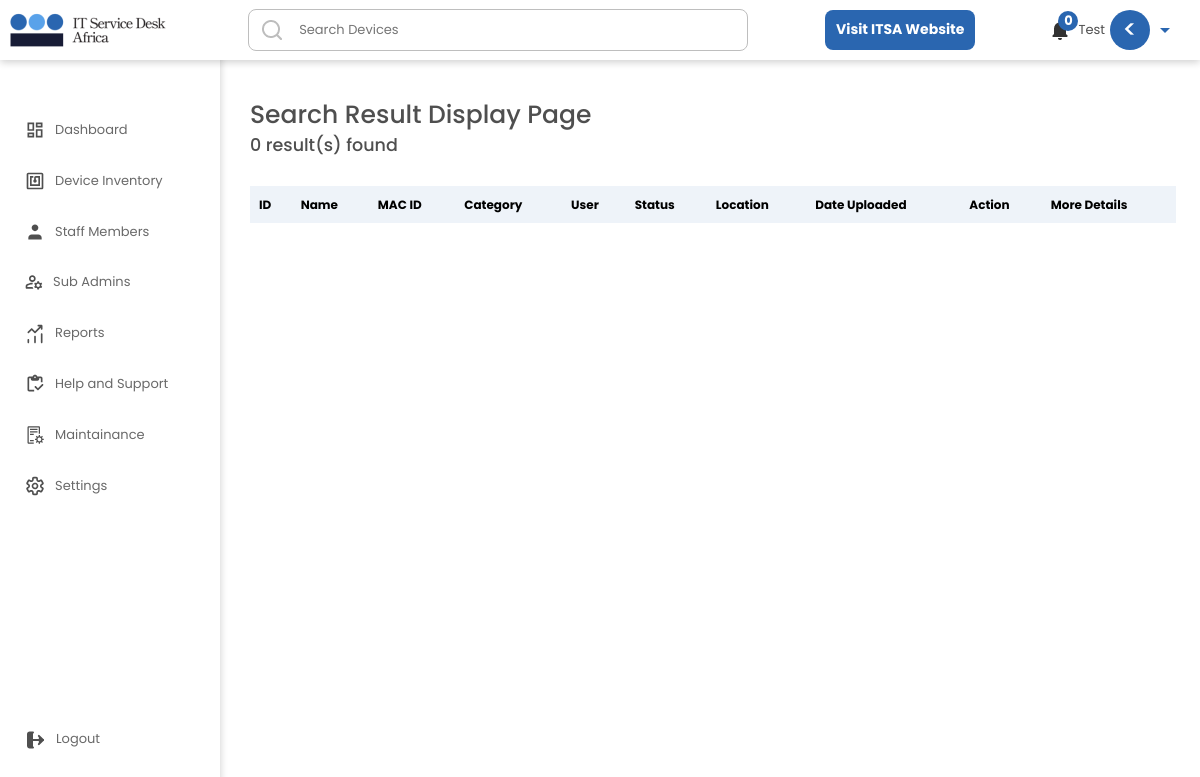
Page /member/searchresult/ (signed in) on the earlier database version.
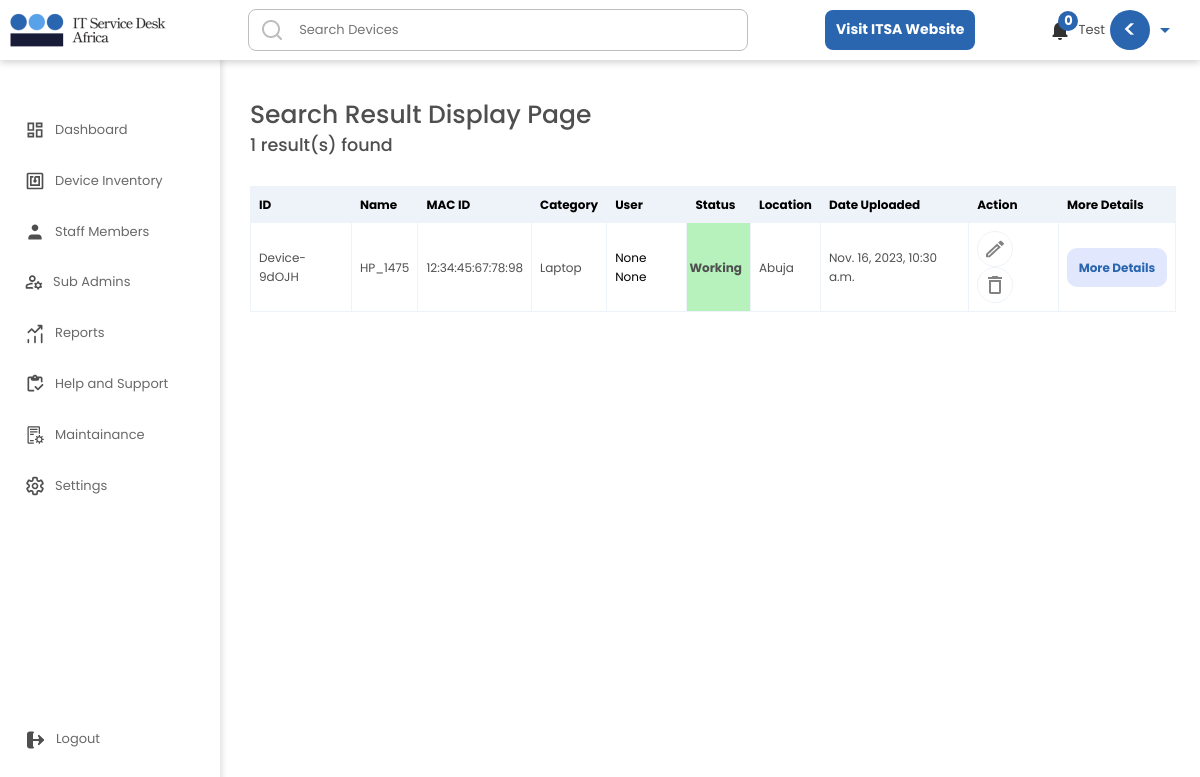
Same page on the later database version.
### userarea/models.py (models this page shows, shortened)
class DeviceRegisterUpload(models.Model):
    user = models.ForeignKey(User, null=True, on_delete=models.CASCADE)
    deviceip = models.CharField(max_length = 1500, null=True, blank = True)
    devicename= models.CharField(max_length = 1500, blank = True, null=True)
    devicemacaddress = models.CharField(max_length = 1500, null=True, blank = True)
    devicenetworkadaptercompany = models.CharField(max_length = 1500, null=True, blank = True)
    devicestatus = models.CharField(max_length= 300,choices = DEVICE_HEALTH_STATUS, default = 'Working', null=True, blank = True)
    deviceworkgroup = models.CharField(max_length = 1500, null=True, blank = True)
    deviceportnumber = models.CharField(max_length = 1500, null=True, blank = True)
    devicemultiplepacket = models.CharField(max_length = 1500, null=True, blank = True)
    index= models.CharField(max_length = 1500, blank = True, null=True)
    devicetype= models.CharField(max_length= 300,choices = DEVICE_TYPE, default = 'None', null=True, blank = True)
    devicelocation= models.CharField(max_length = 1500, null=True, blank = True)
    devicebrand= models.CharField(max_length = 1500, null=True, blank = True)
    deviceos = models.CharField(max_length = 1500, null=True, blank = True)
    devicecostofpurchase = models.CharField(max_length = 1500, null=True, blank = True)
    deviceusedepartment =  models.CharField(max_length= 300,choices = DEVICE_DEPARTMENT, default = 'None', null=True, blank = True)
    staffUserID = models.CharField(max_length = 1500, default='None')
    deviceuseremail = models.CharField(max_length= 200, null=True, blank = True)
    deviceuserfirstname = models.CharField(max_length= 200, null=True, blank = True)
    deviceuserlastname = models.CharField(max_length= 200, null=True, blank = True)
    deviceuserphonenumber = models.CharField(max_length= 200, null=True, blank = True)
    deviceuserdateofresumption = models.CharField(max_length= 200, null=True, blank = True)
    deviceworkingcondition = models.CharField(max_length= 300,choices = DEVICE_WORKING_CONDITION, default = 'Good', null=True, blank = True)
    deviceyearofpurchase = models.CharField(max_length = 1500, null=True, blank = True)
    devicedepreciationrate = models.CharField(max_length = 1500, null=True, blank = True)
    deviceid = models.CharField(max_length = 1500, null=True, blank = True)
    savetimedata = models.CharField(max_length = 1500, null=True, blank = True)
    registeredMonth = models.CharField(max_length = 1500, null=True, blank = True)
    weekNumberSaved = models.CharField(max_length = 1500, null=True, blank = True)
    CompanyUniqueCode = models.CharField(max_length = 130, null=True, blank = True)
    created_at = models.DateTimeField(auto_now_add=True)
    edited_at = models.DateTimeField(auto_now=True)
    class Meta:
        ordering = ['-edited_at', '-created_at']

### userarea/views.py (the view)
# urls.py: path('searchresult/', views.Searchresult, name="Searchresult"),
def Searchresult(request):
    print('seaching...')
    q = request.GET.get('q') if request.GET.get('q') != None else ''
    if request.method == 'GET':
        print(q)
        deviceSearch = DeviceRegisterUpload.objects.filter(
       Q( Q(deviceid__icontains = q) |
        Q(deviceuserfirstname__icontains = q) |
        Q(deviceuserlastname__icontains = q) |
        Q(devicemacaddress__icontains = q) |
        Q(deviceusedepartment__icontains = q) |
        Q(devicestatus__icontains = q) |
        Q(devicebrand__icontains = q) |
        Q(created_at__icontains = q) |
        Q(devicetype__icontains = q) |
        Q(devicelocation__icontains = q) |
        Q(savetimedata__icontains = q) |
        Q(weekNumberSaved__icontains = q)
    ) & Q(user = request.user))
    deviceSearchCount = deviceSearch.count()
    thisYear = datetime.today().year
    today = datetime.today()
    dateNow = datetime.now()
    month1 = dateNow.strftime("%b")
    print("Current Month Full Name:", month1)
    print("dateNow", dateNow)
    print("today", today)
    date = datetime.today()
    weekNumber = date.isocalendar().week
    print('this week number:', weekNumber)
    allUsers = User.objects.all()
    context = {'allUsers':allUsers, 'deviceSearch': deviceSearch, 'deviceSearchCount':deviceSearchCount}
    return render(request, 'userarea/searchresult.html', context)

### userarea/templates/userarea/searchresult.html (shortened to what this page needs)
{% include 'general.html' %}
{% load static %}
{% block content %}
<!DOCTYPE html>
<html lang="en">
	<head>
		<link rel="stylesheet" href={% static 'dashboard/css/style.css' %} />
		<link rel="stylesheet" href={% static 'inventory/css/style.css' %} />
		<link href="https://unpkg.com/aos@2.3.1/dist/aos.css" rel="stylesheet">
	</head>
	<body class='body'>
		<div class='main'>
            <h1>Search Result Display Page</h1>
			<h3>{{deviceSearchCount}} result(s) found</h3>
			<div>
				<div>
					<table>
                        <tr>
                          <th>ID</th>
                          <th>Name</th>
                          <th>MAC ID</th>
                          <th>Category</th>
                          <th>User</th>
                          <th>Status</th>
                          <th>Location</th>
                          <th>Date Uploaded</th>
                          <th>Action</th>
                          <th>More Details</th>
                        </tr>
						{% for deviceSearch in deviceSearch %}
                        <tr>
                          <td>{{ deviceSearch.deviceid }}</td>
                          <td>{{ deviceSearch.devicebrand }}</td>
                          <td>{{ deviceSearch.devicemacaddress }}</td>
                          <td>{{ deviceSearch.devicetype }}</td>
                          <td><a href=''>{{ deviceSearch.deviceuserfirstname }} {{ deviceSearch.deviceuserlastname }}</a></td>
                          <td class={{ deviceSearch.devicestatus }}>{{ deviceSearch.devicestatus }}</td>
                          <td>{{ deviceSearch.devicelocation }}</td>
                          <td>{{ deviceSearch.created_at }}</td>
                          <td>
							<div class='actionbtns'>
								<a href=/member/editdevice/{{ deviceSearch.deviceid }}/ ><img src={% static 'dashboard/img/edit.png' %} /></a>
								<a href= /member/deletedevice/{{ deviceSearch.id }}/ ><img src={% static 'dashboard/img/delete.png' %} /></a>
							</div>
						  </td>
						  <td class='moredetailsbtn'>
							<a href = /member/viewdevicedetails/{{ deviceSearch.devicebrand }}/ >
								<button>More Details</button>
							</a>
						  </td>
					</tr>
						{% endfor %}
                    </table>
				</div>
			</div>
        </div>
    </body>
</html>
{% endblock content %}

### userarea/templates/general.html (shortened to what this page needs)
{% load static %}
<!DOCTYPE html>
<html lang="en">
	<head>
		<link rel="stylesheet" href="https://maxcdn.bootstrapcdn.com/bootstrap/3.4.1/css/bootstrap.min.css">
		<link rel="stylesheet" href={% static 'general/css/style.css' %} />
		<link rel="stylesheet" href={% static 'dashboard/css/style.css' %} />
		<link href="https://cdnjs.cloudflare.com/ajax/libs/mdb-ui-kit/6.1.0/mdb.min.css" rel="stylesheet" />
		<link href="https://unpkg.com/aos@2.3.1/dist/aos.css" rel="stylesheet">
	</head>
	<body>
        {% include "navbar.html" %}{% block content %}{% endblock content %}
    </body>
    </html>

### userarea/templates/navbar.html (shortened to what this page needs)
{% load static %}
{% block content %}
<body>
    <nav>
        <div>
            <img src={% static 'general/img/itsalogopng1.png' %} />
        </div>
        <div class='search'>
            <form method='GET' action="{% url 'Searchresult' %}">
                <input type='text' name='q' placeholder='Search Devices' />
            </form>
            <img class='searchIcon' src={% static 'general/img/searchicon.png' %} />
        </div>
        <div class='navBtn'>
            <a href='https://itservicedeskafrica.com/home/' target='_blank'><button>
                <p>Visit ITSA Website</p>
            </button></a>
        </div>
        <div class='notifysection'>
            <div class='notifyout' >
                <img class='notify' src={% static 'general/img/notify.png' %} />
                <div class='NewNotifyCount'></div>
            </div>
            <div class='notifysectioninner'>
                {% if allSignUps.user == request.user %}
                <h4>{{ allSignUps.companyname }}</h4>
                {% else %}
                {{request.user}}
                {% endif %}
                <div class='profileimgsectiontext'>
                    <h1></h1>
                </div>
                <img src={% static 'general/img/arrow-down.png' %} />
            </div>
        </div>
    </nav>
    <div class='sidebarsection'>
        <a href={% url 'Dashboard' %}>
            <div class='sidebar dashboard'>
                <p>Dashboard</p>
            </div>
        <a href={% url 'DeviceInventory' %}>
            <div class='sidebar deviceinventory '>
                <p>Device Inventory</p>
            </div>
        <a href={% url 'StaffMembers' %}>
            <div class='sidebar staffmembers'>
                <p>Staff Members</p>
            </div>
        <a href={% url 'SubAdmin' %}>
            <div class='sidebar subadmin'>
                <p>Sub Admins</p>
            </div>
        <a href={% url 'Reports' %}>
            <div class='sidebar reports'>
                <p>Reports</p>
            </div>
        <a href={% url 'Support' %}>
            <div class='sidebar support'>
                <p>Help and Support</p>
            </div>
        <a href={% url 'Maintainance' %}>
            <div class='sidebar maintain'>
                <p>Maintainance</p>
            </div>
        <a href={% url 'Settings' %}>
            <div class='sidebar settings'>
                <p>Settings</p>
            </div>
            <div class='sidebar logout'>
                <p>Logout</p>
            </div>
    </div>
</body>
{% endblock content %}

### static/general/css/style.css (style rules this page uses)
* { box-sizing: border-box; margin: 0; padding: 0; font-family: 'Poppins', sans-serif; }
nav { background-color: #FFFFFF; padding: 5px; display: flex; justify-content: space-between; align-items: center; font-size: 1.3rem; box-shadow: 0 2px 8px 0 rgba(0, 0, 0, 0.2); position: fixed; width: 100vw; z-index: 10; }
.notifysectioninner { cursor: pointer; }
.notifysection { display: flex; align-items: center; justify-content: space-between; }
.notifysection img { margin-right: 10px; }
.notifysectioninner { align-items: center; display: flex; padding-right: 20px; }
.notifysectioninner img { margin-right: 5px; margin-left: 5px; }
.profileimgsectiontext { width: 40px; font-size: 1rem; background-color:#2A66B0; color: white; margin: 5px; padding-top: 5px; text-align: center; border-radius: 40px; }
.search input { display: flex; align-items: center; border: solid rgb(190, 190, 190) 1px; border-radius: 8px; width: 500px; position: relative; height: 40px; padding: 20px; padding-left: 50px; background-color: transparent; }
.searchIcon { position: absolute; top: 18px; padding-left: 7px; }
.search img { margin-right: 5px; margin-left: 5px; }
nav button { background-color: #2A66B0; border: none; color: white; align-items: center; width: 150px; font-size: 1.4rem; height: 40px; padding: 8px 5px 5px 5px; border-radius: 8px; font-weight: bold; }
.notifyout { position: relative; cursor: pointer; }
.sidebarsection { padding-top: 100px; padding-left: 20px; height: 100vh; width: 220px; position: fixed; box-shadow: 0 2px 8px 0 rgba(0, 0, 0, 0.2); z-index: 2; color: black; }
.sidebar { display: flex; align-items: center; margin-top: 10px; transition: 0.2s ease-in-out; cursor: pointer; width: 95%; padding: 0px 5px; border-radius: 8px; color: rgb(105, 105, 105); }
.sidebar p { margin-top: 10px; margin-left: 10px; font-size: 1.3rem; }
.logout { position: absolute; bottom: 40px; width: 85%; }
.dashboard svg { fill: black; }
.NewNotifyCount { background-color:#2A66B0; text-align: center; color: white; border-radius: 100px; font-weight: bold; position: absolute; width: 20px; top: -9px; right: 0px; }

### static/dashboard/css/style.css (style rules this page uses)
* { box-sizing: border-box; margin: 0; padding: 0; font-family: 'Poppins', sans-serif; }
body { overflow-x: hidden; }
.main { padding-top: 100px; padding-left: 240px; }
.search img { margin-right: 5px; margin-left: 5px; }
.Working { background-color: #b7f2bc; height: 1px; width: 60px; padding-left: 2px; font-weight: bold; }
table td a { color: black }
table { margin-top: 30px; border: 1px solid white; width: 100%; font-size: 1.2rem; margin-bottom: 60px; overflow: scroll; }
td, th { border: 1px solid #EEF3F9; text-align: left; padding: 8px; }
th { border: 1px solid #EEF3F9; text-align: left; padding: 8px; color: black; }
tr:nth-child(1) { color: #4F4F4F; background-color: #EEF3F9; }
.actionbtns img { padding: 5px; border: solid 1px #EEF3F9; border-radius: 50%; transition: 0.3s ease-in-out; cursor: pointer; }

### static/inventory/css/style.css (style rules this page uses)
* { box-sizing: border-box; margin: 0; padding: 0; font-family: Poppins; }
body { overflow-x: hidden; }
.main { padding-top: 100px; padding-left: 250px; width: 98%; }
.moredetailsbtn button { background-color: #E1E7FC; border: none; padding: 10px; border-radius: 10px; width: 100px; color: #2A66B0; font-weight: bold; cursor: pointer; }

Differences in the rows shown:
added DeviceRegisterUpload: deviceid "Device-9dOJH", devicebrand "HP_1475", devicemacaddress "12:34:45:67:78:98", devicetype "Laptop", deviceuserfirstname "None", deviceuserlastname "None", devicestatus "Working", devicelocation "Abuja", created_at "Nov. 16, 2023, 10:30 a.m."
Other differences:
{{ deviceSearchCount }}: "0" → "1"
